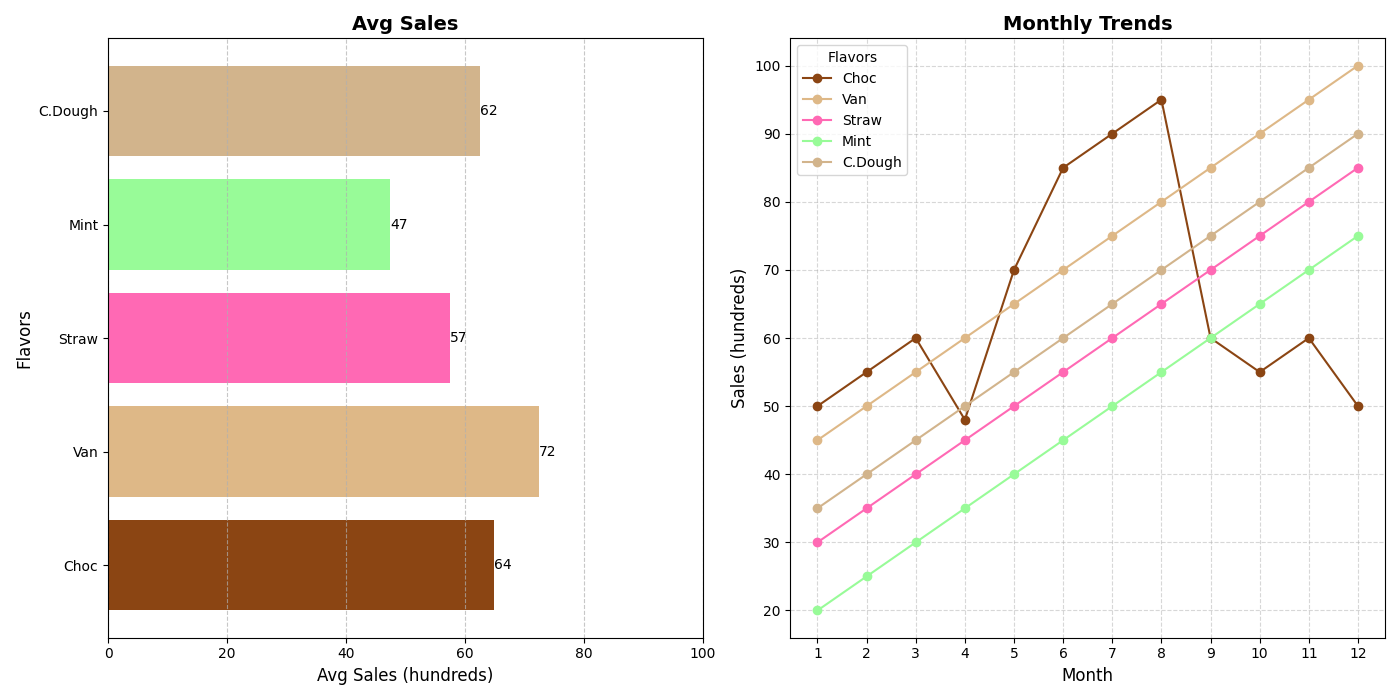

Python code for this plot:
import matplotlib.pyplot as plt
import numpy as np

# Ice cream flavors
flavors = ['Choc', 'Van', 'Straw', 'Mint', 'C.Dough']

# Monthly sales data for each flavor
chocolate_sales = [50, 55, 60, 48, 70, 85, 90, 95, 60, 55, 60, 50]
vanilla_sales = [45, 50, 55, 60, 65, 70, 75, 80, 85, 90, 95, 100]
strawberry_sales = [30, 35, 40, 45, 50, 55, 60, 65, 70, 75, 80, 85]
mint_sales = [20, 25, 30, 35, 40, 45, 50, 55, 60, 65, 70, 75]
cookie_dough_sales = [35, 40, 45, 50, 55, 60, 65, 70, 75, 80, 85, 90]

monthly_sales = np.array([chocolate_sales, vanilla_sales, strawberry_sales, mint_sales, cookie_dough_sales])

average_sales = np.mean(monthly_sales, axis=1)

fig, axs = plt.subplots(1, 2, figsize=(14, 7))

# Horizontal bar plot for average monthly sales
bars = axs[0].barh(flavors, average_sales, color=['#8B4513', '#DEB887', '#FF69B4', '#98FB98', '#D2B48C'])
axs[0].set_title('Avg Sales', fontsize=14, fontweight='bold')
axs[0].set_xlabel('Avg Sales (hundreds)', fontsize=12)
axs[0].set_ylabel('Flavors', fontsize=12)
axs[0].grid(axis='x', linestyle='--', alpha=0.7)
axs[0].set_xlim(0, 100)

# Adding data labels
for bar in bars:
    width = bar.get_width()
    axs[0].text(width, bar.get_y() + bar.get_height() / 2.0, f'{int(width)}', va='center', ha='left')

# Line plot for monthly sales trends
months = np.arange(1, 13)
colors = ['#8B4513', '#DEB887', '#FF69B4', '#98FB98', '#D2B48C']
for i, sales in enumerate(monthly_sales):
    axs[1].plot(months, sales, marker='o', color=colors[i], label=flavors[i])

axs[1].set_title('Monthly Trends', fontsize=14, fontweight='bold')
axs[1].set_xlabel('Month', fontsize=12)
axs[1].set_ylabel('Sales (hundreds)', fontsize=12)
axs[1].set_xticks(months)
axs[1].legend(title='Flavors', fontsize=10)
axs[1].grid(True, linestyle='--', alpha=0.5)

plt.tight_layout()
plt.show()
